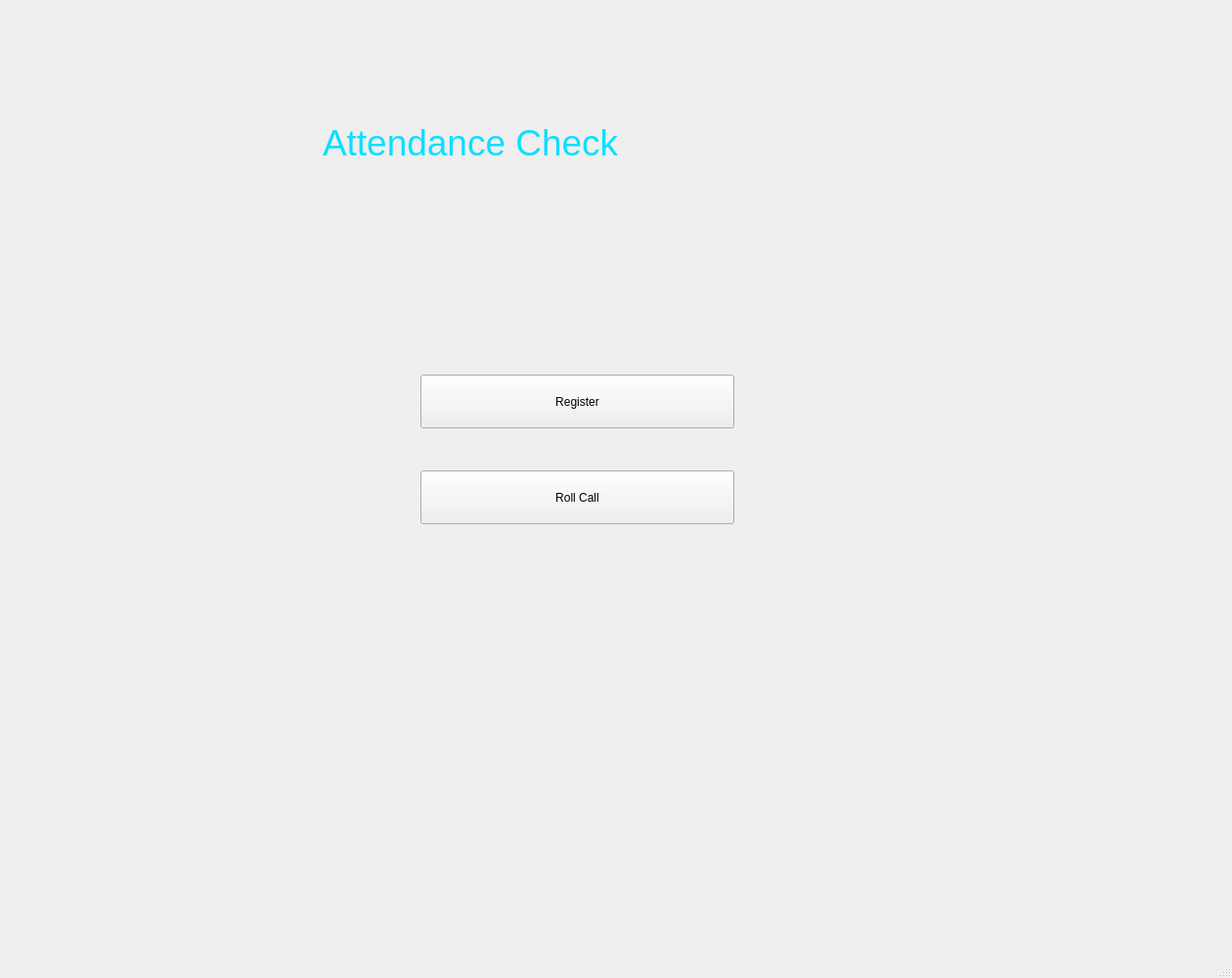
<?xml version="1.0" encoding="UTF-8"?>
<ui version="4.0">
 <class>HomePage</class>
 <widget class="QMainWindow" name="HomePage">
  <property name="geometry">
   <rect>
    <x>0</x>
    <y>0</y>
    <width>1260</width>
    <height>1000</height>
   </rect>
  </property>
  <property name="windowTitle">
   <string>MainWindow</string>
  </property>
  <widget class="QWidget" name="centralwidget">
   <widget class="QLabel" name="label_Window_Title">
    <property name="geometry">
     <rect>
      <x>330</x>
      <y>100</y>
      <width>541</width>
      <height>91</height>
     </rect>
    </property>
    <property name="styleSheet">
     <string notr="true">font-size: 28pt; color: rgb(12, 223, 255);
font: 36pt &quot;Papyrus&quot;;</string>
    </property>
    <property name="text">
     <string>Attendance Check</string>
    </property>
   </widget>
   <widget class="QWidget" name="verticalLayoutWidget">
    <property name="geometry">
     <rect>
      <x>430</x>
      <y>300</y>
      <width>321</width>
      <height>271</height>
     </rect>
    </property>
    <layout class="QVBoxLayout" name="verticalLayout">
     <property name="spacing">
      <number>10</number>
     </property>
     <property name="topMargin">
      <number>50</number>
     </property>
     <item>
      <widget class="QPushButton" name="Button_register">
       <property name="minimumSize">
        <size>
         <width>0</width>
         <height>55</height>
        </size>
       </property>
       <property name="text">
        <string>Register</string>
       </property>
      </widget>
     </item>
     <item>
      <widget class="QPushButton" name="Button_Rollcall">
       <property name="minimumSize">
        <size>
         <width>0</width>
         <height>55</height>
        </size>
       </property>
       <property name="text">
        <string>Roll Call</string>
       </property>
      </widget>
     </item>
    </layout>
   </widget>
  </widget>
  <widget class="QMenuBar" name="menubar">
   <property name="geometry">
    <rect>
     <x>0</x>
     <y>0</y>
     <width>1260</width>
     <height>26</height>
    </rect>
   </property>
  </widget>
  <widget class="QStatusBar" name="statusbar"/>
 </widget>
 <resources/>
 <connections/>
</ui>
